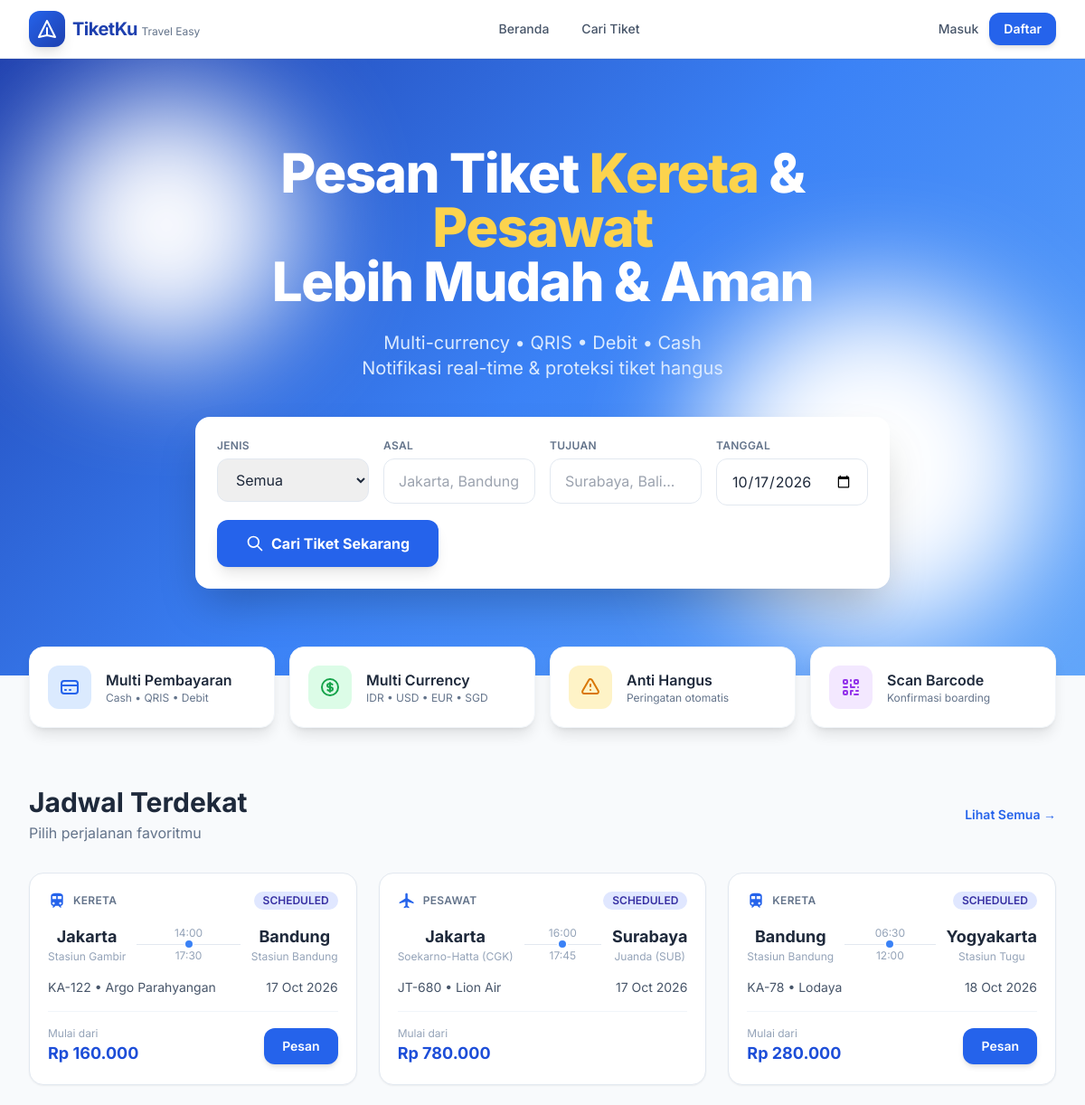
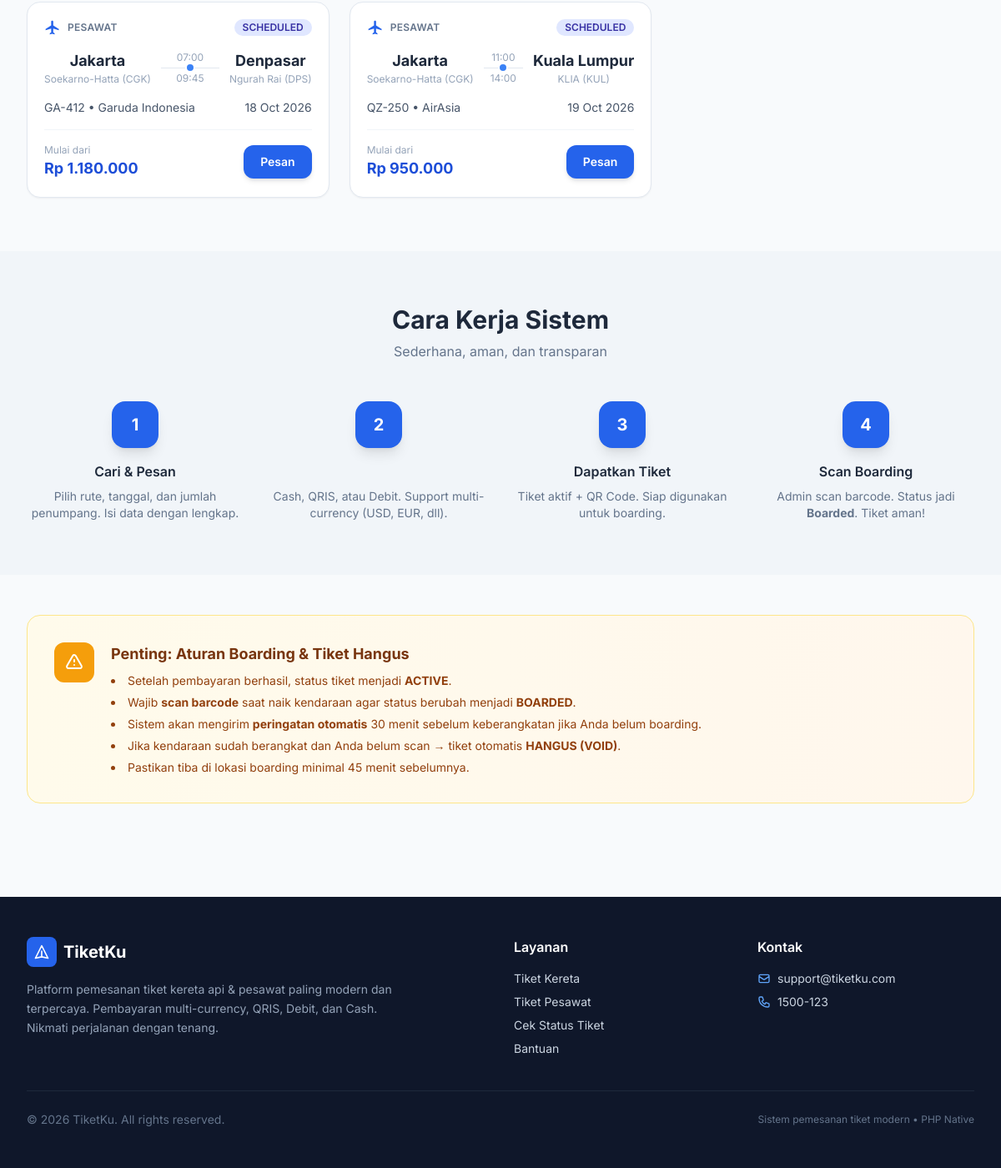
The page / on the database its author committed (2 pictures, top to bottom).
### tables this page shows
CREATE TABLE schedules (
    id INT AUTO_INCREMENT PRIMARY KEY,
    route_id INT NOT NULL,
    kode_kendaraan VARCHAR(30) NOT NULL,           
    nama_kendaraan VARCHAR(100),                  
    tanggal_berangkat DATE NOT NULL,
    jam_berangkat TIME NOT NULL,
    tanggal_tiba DATE,
    jam_tiba TIME,
    harga_idr DECIMAL(15,2) NOT NULL,             
    total_kursi INT NOT NULL DEFAULT 50,
    kursi_tersedia INT NOT NULL DEFAULT 50,
    status ENUM('scheduled','boarding','departed','cancelled','completed') DEFAULT 'scheduled',
    boarding_start DATETIME,                      
    created_at TIMESTAMP DEFAULT CURRENT_TIMESTAMP,
    FOREIGN KEY (route_id) REFERENCES routes(id) ON DELETE CASCADE
);

CREATE TABLE routes (
    id INT AUTO_INCREMENT PRIMARY KEY,
    jenis ENUM('kereta', 'pesawat') NOT NULL,
    kode_rute VARCHAR(20) NOT NULL,
    asal VARCHAR(100) NOT NULL,
    tujuan VARCHAR(100) NOT NULL,
    stasiun_bandara_asal VARCHAR(150),
    stasiun_bandara_tujuan VARCHAR(150),
    is_active TINYINT(1) DEFAULT 1,
    created_at TIMESTAMP DEFAULT CURRENT_TIMESTAMP
);

### index.php (the view, shortened to what this page needs)
<?php
require_once __DIR__ . '/includes/header.php';
$stmt = $pdo->query("
    SELECT s.*, r.jenis, r.asal, r.tujuan, r.stasiun_bandara_asal, r.stasiun_bandara_tujuan
    FROM schedules s
    JOIN routes r ON s.route_id = r.id
    WHERE s.status IN ('scheduled','boarding')
      AND TIMESTAMP(s.tanggal_berangkat, s.jam_berangkat) > NOW()
    ORDER BY s.tanggal_berangkat, s.jam_berangkat
    LIMIT 6
");
$upcoming = $stmt->fetchAll();
?>
<section class="gradient-hero text-white relative overflow-hidden">
    <div class="absolute inset-0 opacity-10">
        <div class="absolute top-10 left-10 w-72 h-72 bg-white rounded-full blur-3xl"></div>
    </div>
    <div class="max-w-7xl mx-auto px-4 sm:px-6 lg:px-8 py-16 md:py-24 relative">
        <div class="text-center max-w-3xl mx-auto">
            <h1 class="text-4xl md:text-5xl lg:text-6xl font-extrabold tracking-tight mb-6 leading-tight">
                Pesan Tiket <span class="text-amber-300">Kereta</span> & <span class="text-amber-300">Pesawat</span><br>
                Lebih Mudah & Aman
            </h1>
            <p class="text-lg md:text-xl text-blue-100 mb-10 leading-relaxed">
                Multi-currency • QRIS • Debit • Cash<br>
                Notifikasi real-time & proteksi tiket hangus
            </p>
            <form action="<?= APP_URL ?>/user/cari.php" method="GET" class="bg-white rounded-2xl shadow-2xl p-4 md:p-6 text-left max-w-4xl mx-auto">
                <div class="grid grid-cols-1 md:grid-cols-4 gap-4">
                    <div>
                        <label class="block text-xs font-semibold text-slate-500 mb-1.5 uppercase tracking-wide">Jenis</label>
                        <select name="jenis" class="w-full border border-slate-200 rounded-xl px-4 py-3 text-slate-800 focus:ring-2 focus:ring-primary-500 focus:border-primary-500 outline-none">
                            <option value="">Semua</option>
                        </select>
                    </div>
                    <div>
                        <label class="block text-xs font-semibold text-slate-500 mb-1.5 uppercase tracking-wide">Asal</label>
                        <input type="text" name="asal" placeholder="Jakarta, Bandung..." class="w-full border border-slate-200 rounded-xl px-4 py-3 text-slate-800 focus:ring-2 focus:ring-primary-500 outline-none">
                    </div>
                    <div>
                        <label class="block text-xs font-semibold text-slate-500 mb-1.5 uppercase tracking-wide">Tujuan</label>
                        <input type="text" name="tujuan" placeholder="Surabaya, Bali..." class="w-full border border-slate-200 rounded-xl px-4 py-3 text-slate-800 focus:ring-2 focus:ring-primary-500 outline-none">
                    </div>
                    <div>
                        <label class="block text-xs font-semibold text-slate-500 mb-1.5 uppercase tracking-wide">Tanggal</label>
                        <input type="date" name="tanggal" value="<?= date('Y-m-d') ?>" class="w-full border border-slate-200 rounded-xl px-4 py-3 text-slate-800 focus:ring-2 focus:ring-primary-500 outline-none">
                    </div>
                </div>
                <button type="submit" class="mt-4 w-full md:w-auto bg-primary-600 hover:bg-primary-700 text-white font-bold py-3.5 px-8 rounded-xl shadow-lg hover:shadow-xl transition flex items-center justify-center gap-2">
                    <svg class="w-5 h-5" fill="none" stroke="currentColor" viewBox="0 0 24 24"><path stroke-linecap="round" stroke-linejoin="round" stroke-width="2" d="M21 21l-6-6m2-5a7 7 0 11-14 0 7 7 0 0114 0z"/></svg>
                    Cari Tiket Sekarang
                </button>
            </form>
        </div>
    </div>
</section>
<section class="max-w-7xl mx-auto px-4 sm:px-6 lg:px-8 -mt-8 relative z-10">
    <div class="grid grid-cols-1 sm:grid-cols-2 lg:grid-cols-4 gap-4">
        <div class="bg-white rounded-2xl p-5 shadow-lg border border-slate-100 flex items-center gap-4">
            <div class="w-12 h-12 bg-blue-100 rounded-xl flex items-center justify-center text-blue-600">
                <svg class="w-6 h-6" fill="none" stroke="currentColor" viewBox="0 0 24 24"><path stroke-linecap="round" stroke-linejoin="round" stroke-width="2" d="M3 10h18M7 15h1m4 0h1m-7 4h12a3 3 0 003-3V8a3 3 0 00-3-3H6a3 3 0 00-3 3v8a3 3 0 003 3z"/></svg>
            </div>
            <div>
                <h3 class="font-semibold text-slate-800">Multi Pembayaran</h3>
                <p class="text-xs text-slate-500">Cash • QRIS • Debit</p>
            </div>
        </div>
        <div class="bg-white rounded-2xl p-5 shadow-lg border border-slate-100 flex items-center gap-4">
            <div class="w-12 h-12 bg-green-100 rounded-xl flex items-center justify-center text-green-600">
            </div>
            <div>
                <h3 class="font-semibold text-slate-800">Multi Currency</h3>
                <p class="text-xs text-slate-500">IDR • USD • EUR • SGD</p>
            </div>
        </div>
        <div class="bg-white rounded-2xl p-5 shadow-lg border border-slate-100 flex items-center gap-4">
            <div class="w-12 h-12 bg-amber-100 rounded-xl flex items-center justify-center text-amber-600">
                <svg class="w-6 h-6" fill="none" stroke="currentColor" viewBox="0 0 24 24"><path stroke-linecap="round" stroke-linejoin="round" stroke-width="2" d="M12 9v2m0 4h.01m-6.938 4h13.856c1.54 0 2.502-1.667 1.732-3L13.732 4c-.77-1.333-2.694-1.333-3.464 0L3.34 16c-.77 1.333.192 3 1.732 3z"/></svg>
            </div>
            <div>
                <h3 class="font-semibold text-slate-800">Anti Hangus</h3>
                <p class="text-xs text-slate-500">Peringatan otomatis</p>
            </div>
        </div>
        <div class="bg-white rounded-2xl p-5 shadow-lg border border-slate-100 flex items-center gap-4">
            <div class="w-12 h-12 bg-purple-100 rounded-xl flex items-center justify-center text-purple-600">
            </div>
            <div>
                <h3 class="font-semibold text-slate-800">Scan Barcode</h3>
                <p class="text-xs text-slate-500">Konfirmasi boarding</p>
            </div>
        </div>
    </div>
</section>
<section class="max-w-7xl mx-auto px-4 sm:px-6 lg:px-8 py-16">
    <div class="flex items-center justify-between mb-8">
        <div>
            <h2 class="text-2xl md:text-3xl font-bold text-slate-800">Jadwal Terdekat</h2>
            <p class="text-slate-500 mt-1">Pilih perjalanan favoritmu</p>
        </div>
        <a href="<?= APP_URL ?>/user/cari.php" class="text-primary-600 font-semibold text-sm hover:underline">Lihat Semua →</a>
    </div>
    <div class="grid grid-cols-1 md:grid-cols-2 lg:grid-cols-3 gap-6 stagger">
        <?php foreach ($upcoming as $s): ?>
        <div class="bg-white rounded-2xl border border-slate-200 overflow-hidden card-hover shadow-sm">
            <div class="p-5">
                <div class="flex items-center justify-between mb-4">
                    <div class="flex items-center gap-2">
                        <span class="text-primary-600"><?= transportIcon($s['jenis']) ?></span>
                        <span class="text-xs font-semibold uppercase tracking-wide text-slate-500"><?= e($s['jenis']) ?></span>
                    </div>
                    <?= statusBadge($s['status']) ?>
                </div>
                <div class="flex items-center justify-between mb-4">
                    <div class="text-center">
                        <div class="text-lg font-bold text-slate-800"><?= e($s['asal']) ?></div>
                        <div class="text-xs text-slate-400"><?= e($s['stasiun_bandara_asal']) ?></div>
                    </div>
                    <div class="flex-1 px-3 flex flex-col items-center">
                        <div class="text-xs text-slate-400 mb-1"><?= date('H:i', strtotime($s['jam_berangkat'])) ?></div>
                        <div class="w-full h-px bg-slate-200 relative">
                            <div class="absolute left-1/2 -translate-x-1/2 -top-1.5 w-3 h-3 rounded-full bg-primary-500 border-2 border-white"></div>
                        </div>
                        <div class="text-xs text-slate-400 mt-1"><?= $s['jam_tiba'] ? date('H:i', strtotime($s['jam_tiba'])) : '-' ?></div>
                    </div>
                    <div class="text-center">
                        <div class="text-lg font-bold text-slate-800"><?= e($s['tujuan']) ?></div>
                        <div class="text-xs text-slate-400"><?= e($s['stasiun_bandara_tujuan']) ?></div>
                    </div>
                </div>
                <div class="flex items-center justify-between text-sm text-slate-600 mb-4">
                    <span><?= e($s['kode_kendaraan']) ?> • <?= e($s['nama_kendaraan']) ?></span>
                    <span><?= date('d M Y', strtotime($s['tanggal_berangkat'])) ?></span>
                </div>
                <div class="flex items-center justify-between pt-4 border-t border-slate-100">
                    <div>
                        <div class="text-xs text-slate-400">Mulai dari</div>
                        <div class="text-lg font-bold text-primary-700"><?= formatRupiah($s['harga_idr']) ?></div>
                    </div>
                    <a href="<?= APP_URL ?>/user/pesan.php?schedule_id=<?= $s['id'] ?>"
                       class="bg-primary-600 hover:bg-primary-700 text-white text-sm font-semibold px-5 py-2.5 rounded-xl transition shadow-md">
                        Pesan
                    </a>
                </div>
            </div>
        </div>
        <?php endforeach; ?>
    </div>
</section>
<section class="bg-slate-100 py-16">
    <div class="max-w-7xl mx-auto px-4 sm:px-6 lg:px-8">
        <div class="text-center mb-12">
            <h2 class="text-2xl md:text-3xl font-bold text-slate-800">Cara Kerja Sistem</h2>
            <p class="text-slate-500 mt-2">Sederhana, aman, dan transparan</p>
        </div>
        <div class="grid grid-cols-1 md:grid-cols-4 gap-8">
            <div class="text-center">
                <div class="w-14 h-14 bg-primary-600 text-white rounded-2xl flex items-center justify-center text-xl font-bold mx-auto mb-4 shadow-lg">1</div>
                <h3 class="font-semibold text-slate-800 mb-2">Cari & Pesan</h3>
                <p class="text-sm text-slate-500">Pilih rute, tanggal, dan jumlah penumpang. Isi data dengan lengkap.</p>
            </div>
            <div class="text-center">
                <div class="w-14 h-14 bg-primary-600 text-white rounded-2xl flex items-center justify-center text-xl font-bold mx-auto mb-4 shadow-lg">2</div>
                <h3 class="font-semibold text-slate-800 mb-2">Bayar</h3>
                <p class="text-sm text-slate-500">Cash, QRIS, atau Debit. Support multi-currency (USD, EUR, dll).</p>
            </div>
            <div class="text-center">
                <div class="w-14 h-14 bg-primary-600 text-white rounded-2xl flex items-center justify-center text-xl font-bold mx-auto mb-4 shadow-lg">3</div>
                <h3 class="font-semibold text-slate-800 mb-2">Dapatkan Tiket</h3>
                <p class="text-sm text-slate-500">Tiket aktif + QR Code. Siap digunakan untuk boarding.</p>
            </div>
            <div class="text-center">
                <div class="w-14 h-14 bg-primary-600 text-white rounded-2xl flex items-center justify-center text-xl font-bold mx-auto mb-4 shadow-lg">4</div>
                <h3 class="font-semibold text-slate-800 mb-2">Scan Boarding</h3>
                <p class="text-sm text-slate-500">Admin scan barcode. Status jadi <b>Boarded</b>. Tiket aman!</p>
            </div>
        </div>
    </div>
</section>
<section class="max-w-7xl mx-auto px-4 sm:px-6 lg:px-8 py-12">
    <div class="bg-gradient-to-r from-amber-50 to-orange-50 border border-amber-200 rounded-2xl p-6 md:p-8 flex flex-col md:flex-row items-start gap-5">
        <div class="w-12 h-12 bg-amber-500 text-white rounded-xl flex items-center justify-center flex-shrink-0">
            <svg class="w-6 h-6" fill="none" stroke="currentColor" viewBox="0 0 24 24"><path stroke-linecap="round" stroke-linejoin="round" stroke-width="2" d="M12 9v2m0 4h.01m-6.938 4h13.856c1.54 0 2.502-1.667 1.732-3L13.732 4c-.77-1.333-2.694-1.333-3.464 0L3.34 16c-.77 1.333.192 3 1.732 3z"/></svg>
        </div>
        <div>
            <h3 class="font-bold text-amber-900 text-lg mb-2">Penting: Aturan Boarding & Tiket Hangus</h3>
            <ul class="text-sm text-amber-800 space-y-1.5 list-disc list-inside">
                <li>Setelah pembayaran berhasil, status tiket menjadi <strong>ACTIVE</strong>.</li>
                <li>Wajib <strong>scan barcode</strong> saat naik kendaraan agar status berubah menjadi <strong>BOARDED</strong>.</li>
                <li>Sistem akan mengirim <strong>peringatan otomatis</strong> 30 menit sebelum keberangkatan jika Anda belum boarding.</li>
                <li>Jika kendaraan sudah berangkat dan Anda belum scan → tiket otomatis <strong>HANGUS (VOID)</strong>.</li>
                <li>Pastikan tiba di lokasi boarding minimal 45 menit sebelumnya.</li>
            </ul>
        </div>
    </div>
</section>
<?php require_once __DIR__ . '/includes/footer.php'; ?>

### includes/functions.php (shortened to what this page needs)
<?php
function e($string) {
    return htmlspecialchars($string ?? '', ENT_QUOTES, 'UTF-8');
}
function formatRupiah($angka) {
    return 'Rp ' . number_format($angka, 0, ',', '.');
}
function statusBadge($status) {
    $map = [
        'pending'   => 'bg-yellow-100 text-yellow-800',
        'active'    => 'bg-green-100 text-green-800',
        'boarded'   => 'bg-blue-100 text-blue-800',
        'expired'   => 'bg-gray-100 text-gray-800',
        'cancelled' => 'bg-red-100 text-red-800',
        'void'      => 'bg-red-200 text-red-900',
        'scheduled' => 'bg-indigo-100 text-indigo-800',
        'boarding'  => 'bg-orange-100 text-orange-800',
        'departed'  => 'bg-purple-100 text-purple-800',
        'completed' => 'bg-gray-100 text-gray-700',
        'unpaid'    => 'bg-yellow-100 text-yellow-800',
        'paid'      => 'bg-green-100 text-green-800',
        'failed'    => 'bg-red-100 text-red-800',
    ];
    $class = $map[$status] ?? 'bg-gray-100 text-gray-800';
    $label = strtoupper(str_replace('_', ' ', $status));
    return "<span class=\"px-2.5 py-0.5 rounded-full text-xs font-semibold $class\">$label</span>";
}
function transportIcon($jenis) {
    if ($jenis === 'kereta') {
        return '<svg class="w-5 h-5" fill="currentColor" viewBox="0 0 24 24"><path d="M12 2c-4 0-8 .5-8 4v9.5C4 17.43 5.57 19 7.5 19L6 20.5v.5h2l2-2h4l2 2h2v-.5L16.5 19c1.93 0 3.5-1.57 3.5-3.5V6c0-3.5-4-4-8-4zM7.5 17c-.83 0-1.5-.67-1.5-1.5S6.67 14 7.5 14s1.5.67 1.5 1.5S8.33 17 7.5 17zm3.5-7H6V6h5v4zm2 0V6h5v4h-5zm3.5 7c-.83 0-1.5-.67-1.5-1.5s.67-1.5 1.5-1.5 1.5.67 1.5 1.5-.67 1.5-1.5 1.5z"/></svg>';
    }
    return '<svg class="w-5 h-5" fill="currentColor" viewBox="0 0 24 24"><path d="M21 16v-2l-8-5V3.5c0-.83-.67-1.5-1.5-1.5S10 2.67 10 3.5V9l-8 5v2l8-2.5V19l-2 1.5V22l3.5-1 3.5 1v-1.5L13 19v-5.5l8 2.5z"/></svg>';
}
?>

### rows shown on the page
schedules: route.jenis "KERETA", status "SCHEDULED", route.asal "Jakarta", route.stasiun_bandara_asal "Stasiun Gambir", jam_berangkat "14:00", jam_tiba "17:30", route.tujuan "Bandung", route.stasiun_bandara_tujuan "Stasiun Bandung", kode_kendaraan "KA-122", nama_kendaraan "Argo Parahyangan", tanggal_berangkat "17 Oct 2026", harga_idr "Rp 160.000"
schedules: route.jenis "PESAWAT", status "SCHEDULED", route.asal "Jakarta", route.stasiun_bandara_asal "Soekarno-Hatta (CGK)", jam_berangkat "16:00", jam_tiba "17:45", route.tujuan "Surabaya", route.stasiun_bandara_tujuan "Juanda (SUB)", kode_kendaraan "JT-680", nama_kendaraan "Lion Air", tanggal_berangkat "17 Oct 2026", harga_idr "Rp 780.000"
schedules: route.jenis "KERETA", status "SCHEDULED", route.asal "Bandung", route.stasiun_bandara_asal "Stasiun Bandung", jam_berangkat "06:30", jam_tiba "12:00", route.tujuan "Yogyakarta", route.stasiun_bandara_tujuan "Stasiun Tugu", kode_kendaraan "KA-78", nama_kendaraan "Lodaya", tanggal_berangkat "18 Oct 2026", harga_idr "Rp 280.000"
schedules: route.jenis "PESAWAT", status "SCHEDULED", route.asal "Jakarta", route.stasiun_bandara_asal "Soekarno-Hatta (CGK)", jam_berangkat "07:00", jam_tiba "09:45", route.tujuan "Denpasar", route.stasiun_bandara_tujuan "Ngurah Rai (DPS)", kode_kendaraan "GA-412", nama_kendaraan "Garuda Indonesia", tanggal_berangkat "18 Oct 2026", harga_idr "Rp 1.180.000"
schedules: route.jenis "PESAWAT", status "SCHEDULED", route.asal "Jakarta", route.stasiun_bandara_asal "Soekarno-Hatta (CGK)", jam_berangkat "11:00", jam_tiba "14:00", route.tujuan "Kuala Lumpur", route.stasiun_bandara_tujuan "KLIA (KUL)", kode_kendaraan "QZ-250", nama_kendaraan "AirAsia", tanggal_berangkat "19 Oct 2026", harga_idr "Rp 950.000"

### other values the page prints
APP_NAME "TiketKu"
